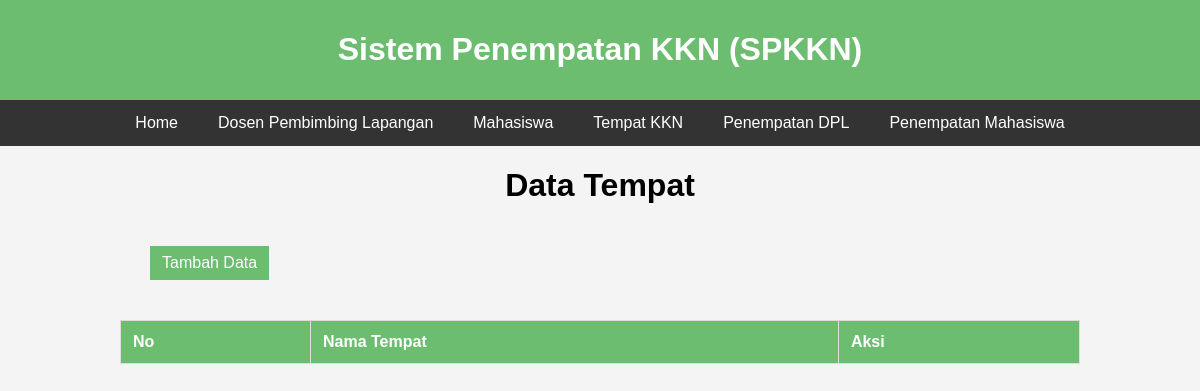
Before: /data_tempat/index.php with the older database file.
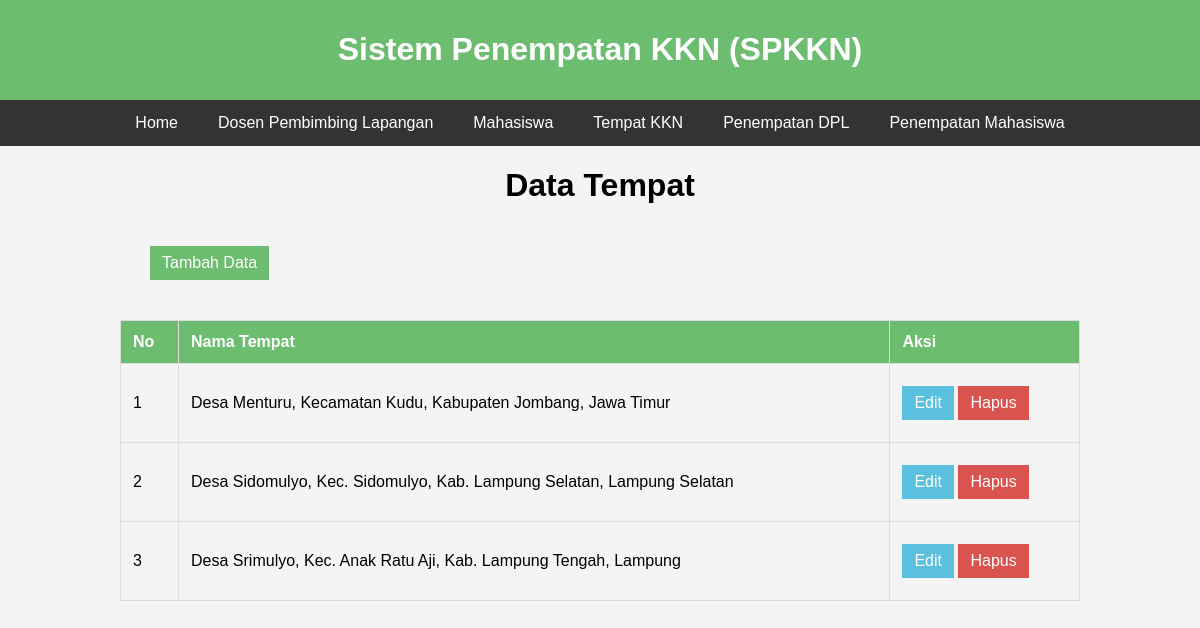
After: the same page with the newer database file.
### tables this page shows
CREATE TABLE `tempat` (
  `id_tempat` int(11) NOT NULL,
  `nama_tempat` varchar(100) NOT NULL
);

### data_tempat/index.php (the view, shortened to what this page needs)
<?php
    include "../config.php";
?>
<!DOCTYPE html>
<html lang="en">
<head>
    <link rel="stylesheet" style="text/css" href="styletempat.css">
<body>
<div class="container">
        <div class="header">
            <h1>Sistem Penempatan KKN (SPKKN)</h1>
        </div>
        <nav class="navbar">
            <a href="../">Home</a>
            <a href="../data_dpl/">Dosen Pembimbing Lapangan</a>
            <a href="../data_mhs/">Mahasiswa</a>
            <a href="#">Tempat KKN</a>
            <a href="../data_penempatan_dpl/">Penempatan DPL</a>
            <a href="../data_penempatan_mhs/">Penempatan Mahasiswa</a>
        </nav>
        <div class="mt-4">
            <h1>Data Tempat</h1>
            <a href="tambah.php" class="btn btn-primary">Tambah Data</a>
            <table class="table">
                <thead>
                    <tr>
                        <th>No</th>
                        <th>Nama Tempat</th>
                        <th>Aksi</th>
                    </tr>
                </thead>
                <tbody>
                    <?php
                        $nomor = 1;
                        $result = $conn->query("SELECT * FROM tempat;");
                        while($row = $result->fetch_assoc()) {
                            echo "<tr>
                                <td>".$nomor."</td>
                                <td>".$row["nama_tempat"]."</td>
                                <td>
                                    <a href='edit.php?id_tempat=".$row['id_tempat']."' class='btn btn-info'>Edit</a>
                                    <a href='hapus.php?id_tempat=".$row['id_tempat']."' class='btn btn-danger' onclick=\"return confirm('Apakah benar mau menghapus data ini?');\">Hapus</a>
                                </td>
                            </tr>";
                            $nomor++;
                        }
                    ?>
                </tbody>
            </table>
        </div>
    </div>
</body>
</html>

Changed rows visible on the page:
added tempat: nama_tempat "Desa Menturu, Kecamatan Kudu, Kabupaten Jombang, Jawa Timur"
added tempat: nama_tempat "Desa Sidomulyo, Kec. Sidomulyo, Kab. Lampung Selatan, Lampung Selatan"
added tempat: nama_tempat "Desa Srimulyo, Kec. Anak Ratu Aji, Kab. Lampung Tengah, Lampung"
